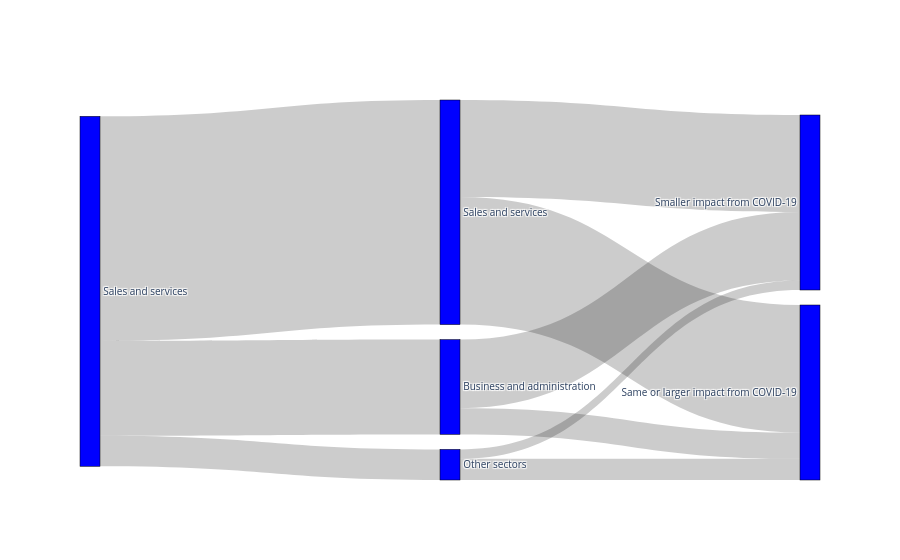

Source (notebook cell):
### Code cell
fig = go.Figure(data=[go.Sankey(
    node = dict(
      pad = 15,
      thickness = 20,
      line = dict(color = "black", width = 0.5),
      label = ["Sales and services", #1
               "Sales and services", #2
               "Business and administration", #3
               "Smaller impact from COVID-19", #4
               "Same or larger impact from COVID-19", #5
                "Other sectors"], #6
      color = "blue"
    ),
    link = dict(
      source = [0, 0, 0, 1, 1, 2, 2, 5, 5], # indices correspond to labels, eg A1, A2, A2, B1, ...
      target = [1, 2, 5, 3, 4, 3, 4, 3, 4],
      value = [n_0_1,
               n_0_2, n_0_5,
               n_1_3, n_1_4, n_2_3, n_2_4, n_5_3, n_5_4]
  ))])

fig.update_layout(title_text="", font_size=10)
fig.write_image(useful_paths.codebase_dir + 'reports/figures/svg/fig_45.svg')
fig.show()

### Figure 1 — Plotly figure (JSON) as saved in the notebook; plotly's stock layout.template omitted (floating-point values rounded to 4 significant figures)
{"data": [{"link": {"source": [0, 0, 0, 1, 1, 2, 2, 5, 5], "target": [1, 2, 5, 3, 4, 3, 4, 3, 4], "value": [308, 130, 42, 133, 175, 94, 36, 13, 29]}, "node": {"color": "blue", "label": ["Sales and services", "Sales and services", "Business and administration", "Smaller impact from COVID-19", "Same or larger impact from COVID-19", "Other sectors"], "line": {"color": "black", "width": 0.5}, "pad": 15, "thickness": 20}, "type": "sankey"}], "layout": {"font": {"size": 10}, "title": {"text": ""}}}
